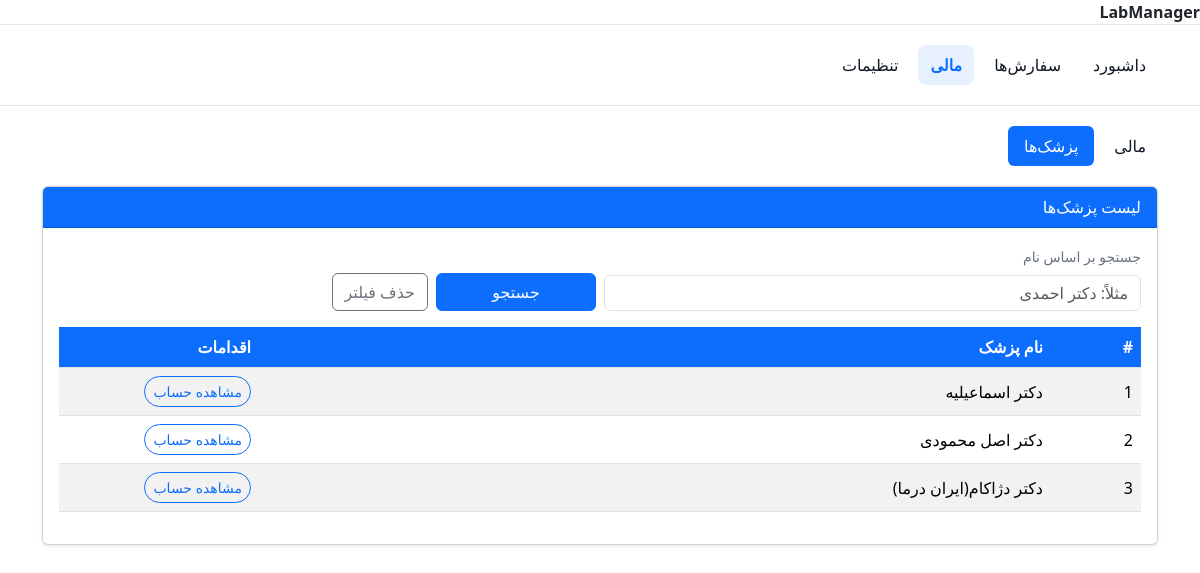
The page /billing/doctors/ (signed in) on the database as committed earlier.
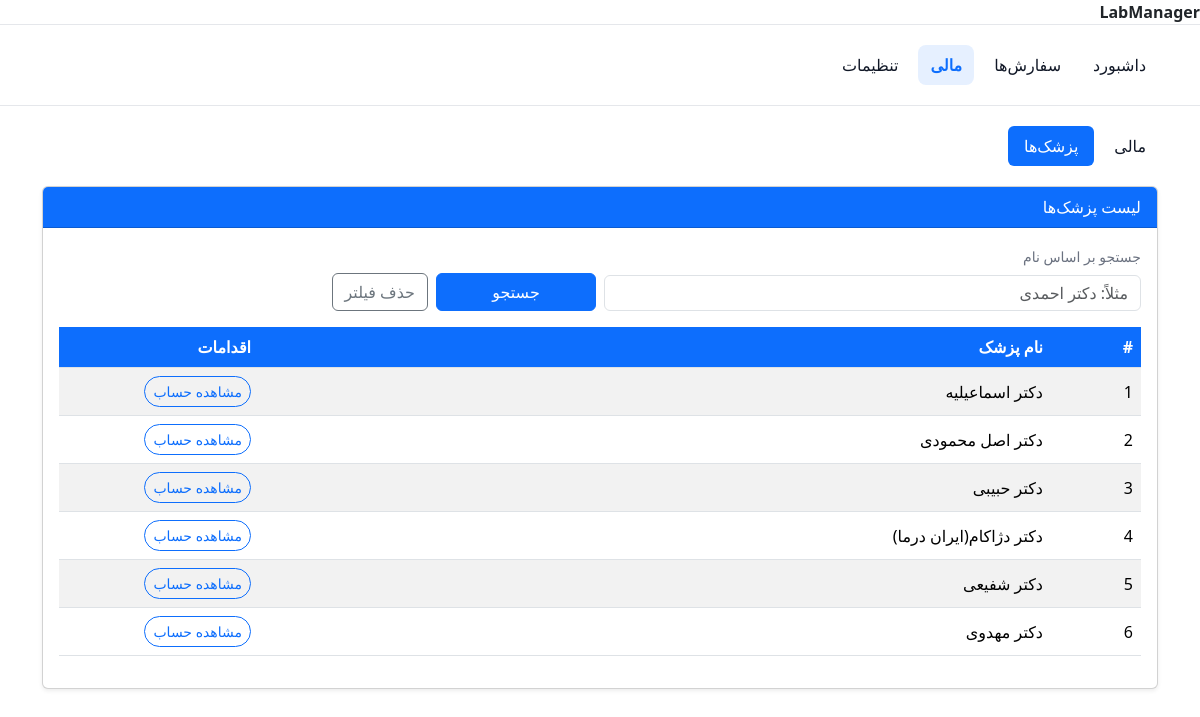
The same page on the database as committed later.
### core/models.py (models this page shows, shortened)
class Doctor(models.Model):
    name   = models.CharField(max_length=120, unique=True, verbose_name="نام دکتر/مطب")
    clinic = models.CharField(max_length=150, blank=True, verbose_name="کلینیک/آدرس کوتاه")
    phone  = models.CharField(max_length=50, blank=True, verbose_name="تلفن")
    code   = models.CharField(max_length=30, blank=True, verbose_name="کد داخلی/ارجاع")
    created_at = models.DateTimeField(auto_now_add=True)
    updated_at = models.DateTimeField(auto_now=True)
    class Meta:
        verbose_name = "دکتر"
        verbose_name_plural = "دکترها"
        ordering = ["name"]

### billing/views.py (the view)
# urls.py: path("doctors/", DoctorListView.as_view(), name="doctor_list"),
@method_decorator(login_required, name='dispatch')
class DoctorListView(View):
    def get(self, request: HttpRequest) -> HttpResponse:
        from core.models import Doctor
        q = (request.GET.get('q') or '').strip()
        qs = Doctor.objects.all().order_by('name')
        if q:
            qs = qs.filter(Q(name__icontains=q))
        doctors = list(qs)
        ctx = {
            "doctors": doctors,
            "q": q,
        }
        return render(request, "billing/doctor_list.html", ctx)

### billing/templates/billing/doctor_list.html (shortened to what this page needs)
{% extends "base_user_panel.html" %}
{% block head_extra %}
  <link href="https://cdn.jsdelivr.net/npm/bootstrap@5.3.2/dist/css/bootstrap.min.css" rel="stylesheet">
{% endblock %}
{% block subtabs %}
  <ul class="nav nav-pills mb-3">
    <li class="nav-item"><a class="nav-link" href="{% url 'billing:financial_home' %}">مالی</a></li>
    <li class="nav-item"><span class="nav-link active">پزشک‌ها</span></li>
  </ul>
{% endblock %}
{% block content %}
  <div class="card shadow-sm">
    <div class="card-header bg-primary text-white">لیست پزشک‌ها</div>
    <div class="card-body">
      <form method="get" class="row g-2 align-items-end filter mb-3">
        <div class="col-md-6">
          <label class="form-label small">جستجو بر اساس نام</label>
          <input type="text" name="q" value="{{ q }}" class="form-control" placeholder="مثلاً: دکتر احمدی">
        </div>
        <div class="col-md-3 d-flex gap-2">
          <button class="btn btn-primary flex-grow-1">جستجو</button>
          <a class="btn btn-outline-secondary" href="{% url 'billing:doctor_list' %}">حذف فیلتر</a>
        </div>
      </form>
      <div class="table-responsive">
        <table class="table table-striped table-hover align-middle">
          <thead>
            <tr>
              <th style="width:90px;">#</th>
              <th>نام پزشک</th>
              <th style="width:200px;">اقدامات</th>
            </tr>
          </thead>
          <tbody>
            {% if doctors %}
              {% for d in doctors %}
                <tr>
                  <td>{{ forloop.counter }}</td>
                  <td>{{ d.name|default:"—" }}</td>
                  <td>
                    <a class="btn btn-sm btn-outline-primary btn-chip"
                       href="{% url 'billing:doctor_account' d.id %}">
                      مشاهده حساب
                    </a>
                  </td>
                </tr>
              {% endfor %}
            {% else %}
              <tr>
                <td colspan="3" class="text-center text-muted py-4">هیچ پزشکی یافت نشد.</td>
              </tr>
            {% endif %}
          </tbody>
        </table>
      </div>
    </div>
  </div>
{% endblock %}

Rows that differ between the two databases and show on the page:
added Doctor: name "دکتر حبیبی"
added Doctor: name "دکتر شفیعی"
added Doctor: name "دکتر مهدوی"
